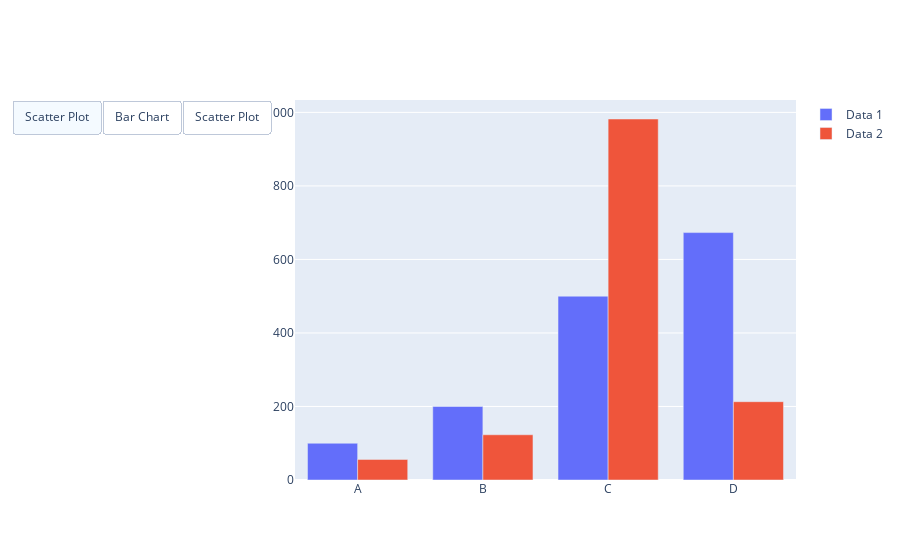

The notebook cell saved with this chart:
### Code cell
# Add dropdown
plot.update_layout(
    updatemenus=[
        dict(
            type="buttons",
            direction="left",
            buttons=list([
                dict(
                    args=["type", "scatter"],
                    label="Scatter Plot",
                    method="restyle"
                ),
                dict(
                    args=["type", "bar"],
                    label="Bar Chart",
                    method="restyle"
                )
            ]),
        ),
    ]
)
  
plot.show()

### Figure 1 — Plotly figure (JSON) as saved in the notebook; plotly's stock layout.template omitted (floating-point values rounded to 4 significant figures)
{"data": [{"name": "Data 1", "type": "bar", "x": ["A", "B", "C", "D"], "y": [100, 200, 500, 673]}, {"name": "Data 2", "type": "bar", "x": ["A", "B", "C", "D"], "y": [56, 123, 982, 213]}], "layout": {"updatemenus": [{"active": 0, "buttons": [{"args": ["type", "scatter"], "label": "Scatter Plot", "method": "restyle"}, {"args": ["type", "bar"], "label": "Bar Chart", "method": "restyle"}, {"args": ["type", "scatter"], "label": "Scatter Plot", "method": "restyle"}], "direction": "left", "type": "buttons"}]}}
